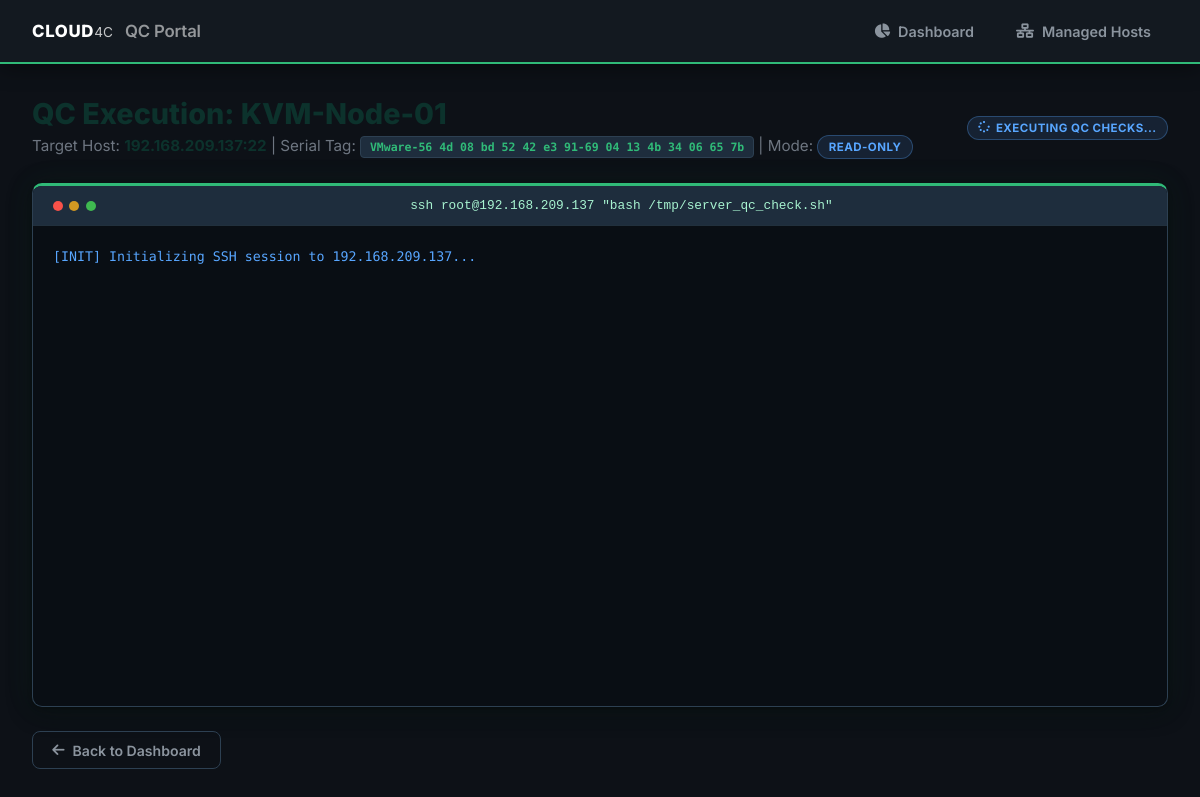
Screenshot of /run-qc/1 with the database file from the repository.
### tables this page shows
CREATE TABLE hosts (
                id INTEGER PRIMARY KEY AUTOINCREMENT,
                name TEXT NOT NULL,
                ip TEXT NOT NULL UNIQUE,
                port INTEGER DEFAULT 22,
                username TEXT DEFAULT 'root',
                auth_type TEXT DEFAULT 'key',
                ssh_key_path TEXT,
                password_enc TEXT,
                created_at TIMESTAMP DEFAULT CURRENT_TIMESTAMP
            , serial_number TEXT DEFAULT 'N/A');

### app/routes/main.py (the view)
@main_bp.route('/run-qc/<int:host_id>')
def run_qc_page(host_id):
    db = get_db()
    cursor = db.cursor()
    cursor.execute('SELECT * FROM hosts WHERE id = ?', (host_id,))
    host = cursor.fetchone()
    if not host:
        flash('Host not found.', 'danger')
        return redirect(url_for('main.dashboard'))
    return render_template('run_qc.html', host=host)

### app/db.py (called while the page is built)
def get_db():
    if 'db' not in g:
        g.db = sqlite3.connect(
            current_app.config['DATABASE'],
            detect_types=sqlite3.PARSE_DECLTYPES
        )
        g.db.row_factory = sqlite3.Row
    return g.db

### app/templates/run_qc.html (shortened to what this page needs)
{% extends 'base.html' %}
{% block content %}
<div style="display: flex; justify-content: space-between; align-items: center; margin-bottom: 1.5rem;">
    <div>
        <h1 style="font-size: 1.8rem; font-weight: 800; color: var(--suse-dark-green);">
            QC Execution: {{ host.name }}
        </h1>
        <p style="color: var(--text-muted); font-size: 0.95rem;">
            Target Host: <strong style="color: var(--suse-dark-green);">{{ host.ip }}:{{ host.port }}</strong> | Serial Tag: <span class="serial-tag-badge">{{ host.serial_number or 'Detecting...' }}</span> | Mode: <span class="status-badge INFO">READ-ONLY</span>
        </p>
    </div>
    <div id="qc-status-indicator">
        <span class="status-badge INFO"><i class="fa-solid fa-spinner fa-spin"></i> Executing QC Checks...</span>
    </div>
</div>
<div class="terminal-container">
    <div class="terminal-header">
        <div class="terminal-dots">
            <div class="dot red"></div>
            <div class="dot yellow"></div>
            <div class="dot green"></div>
        </div>
        <div style="font-size: 0.8rem; color: #a7f3d0; font-family: monospace;">
            ssh {{ host.username }}@{{ host.ip }} "bash /tmp/server_qc_check.sh"
        </div>
    </div>
    <div class="terminal-body" id="terminal-body" data-host-id="{{ host.id }}">
        <div class="log-line info">[INIT] Initializing SSH session to {{ host.ip }}...</div>
    </div>
</div>
<div style="margin-top: 1.5rem; display: flex; justify-content: space-between; align-items: center;">
    <a href="{{ url_for('main.dashboard') }}" class="btn btn-outline">
        <i class="fa-solid fa-arrow-left"></i> Back to Dashboard
    </a>
</div>
{% endblock %}

### app/static/css/style.css (style rules this page uses)
:root { --bg-primary: #0d1117; --bg-secondary: #131920; --bg-card: #161e27; --bg-card-hover: #1c2733; --bg-elevated: #1e2d3d; --suse-green: #30ba78; --suse-dark-green: #0c322c; --suse-green-hover: #26a567; --suse-green-dim: rgba(48, 186, 120, 0.12); --suse-green-glow: rgba(48, 186, 120, 0.35); --text-primary: #e6edf3; --text-secondary:#8b949e; --text-muted: #6e7681; --text-dark: #e6edf3; --text-light: #f0f6fc; --border-color: #21303d; --border-bright: #2d4052; --pass-color: #3fb950; --pass-bg: rgba(63, 185, 80, 0.12); --pass-border: rgba(63, 185, 80, 0.3); --fail-color: #f85149; --fail-bg: rgba(248, 81, 73, 0.12); --fail-border: rgba(248, 81, 73, 0.3); --warn-color: #d29922; --warn-bg: rgba(210, 153, 34, 0.12); --warn-border: rgba(210, 153, 34, 0.3); --info-color: #58a6ff; --info-bg: rgba(88, 166, 255, 0.12); --info-border: rgba(88, 166, 255, 0.3); --na-color: #8b949e; --na-bg: rgba(139, 148, 158, 0.1); --na-border: rgba(139, 148, 158, 0.25); --font-family: 'Inter', system-ui, -apple-system, BlinkMacSystemFont, 'Segoe UI', Roboto, sans-serif; --radius: 10px; --shadow: 0 4px 24px rgba(0, 0, 0, 0.4), 0 1px 4px rgba(0, 0, 0, 0.3); --shadow-green: 0 0 20px rgba(48, 186, 120, 0.15); }
* { box-sizing: border-box; margin: 0; padding: 0; }
body { background-color: var(--bg-primary); color: var(--text-primary); font-family: var(--font-family); min-height: 100vh; display: flex; flex-direction: column; }
.serial-tag-badge { display: inline-flex; align-items: center; gap: 0.3rem; background: var(--bg-elevated); border: 1px solid var(--border-bright); padding: 0.2rem 0.55rem; border-radius: 4px; font-family: 'Fira Code', monospace; font-size: 0.72rem; font-weight: 700; color: var(--suse-green); margin-top: 0.3rem; }
.btn { display: inline-flex; align-items: center; gap: 0.5rem; padding: 0.6rem 1.2rem; border-radius: 8px; font-size: 0.88rem; font-weight: 600; cursor: pointer; border: none; transition: all 0.2s ease; text-decoration: none; font-family: var(--font-family); }
.btn-outline { background: transparent; border: 1px solid var(--border-bright); color: var(--text-secondary); }
.status-badge { display: inline-flex; align-items: center; gap: 0.35rem; padding: 0.25rem 0.65rem; border-radius: 20px; font-size: 0.72rem; font-weight: 700; text-transform: uppercase; letter-spacing: 0.04em; }
.status-badge.INFO { background: var(--info-bg); color: var(--info-color); border: 1px solid var(--info-border); }
.terminal-container { background: #090e14; border: 1px solid var(--border-bright); border-top: 3px solid var(--suse-green); border-radius: var(--radius); overflow: hidden; box-shadow: var(--shadow), 0 0 30px rgba(48, 186, 120, 0.08); }
.terminal-header { background: var(--bg-elevated); padding: 0.75rem 1.25rem; display: flex; justify-content: space-between; align-items: center; border-bottom: 1px solid var(--border-color); }
.terminal-dots { display: flex; gap: 0.4rem; }
.dot { width: 10px; height: 10px; border-radius: 50%; }
.dot.red { background: #f85149; }
.dot.yellow { background: #d29922; }
.dot.green { background: #3fb950; }
.terminal-body { height: 480px; padding: 1.25rem; overflow-y: auto; font-family: 'Fira Code', 'Courier New', Courier, monospace; font-size: 0.83rem; line-height: 1.6; color: #7ee8a2; }
.log-line { margin-bottom: 0.2rem; }
.log-line.info { color: #58a6ff; }

### rows the page displays
hosts: name "KVM-Node-01", ip "192.168.209.137", port "22", serial_number "VMware-56 4d 08 bd 52 42 e3 91-69 04 13 4b 34 06 65 7b", username "root"
